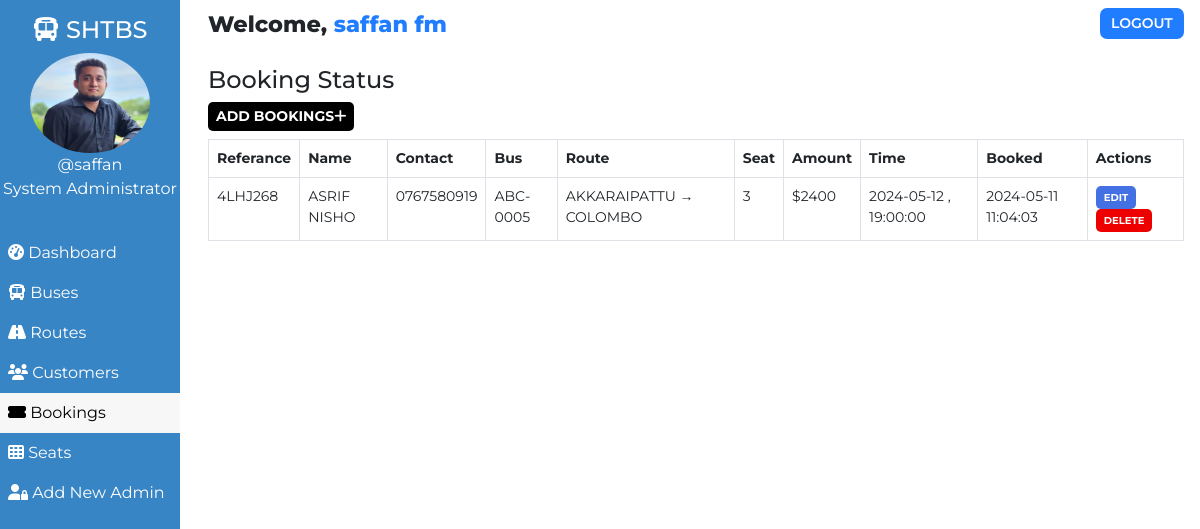
The page /admin/booking.php (signed in) on the database its author committed.
### tables this page shows
CREATE TABLE `users` (
  `user_id` int(11) NOT NULL,
  `user_fullname` varchar(100) NOT NULL,
  `user_name` varchar(30) NOT NULL,
  `user_password` varchar(255) NOT NULL,
  `user_created` datetime NOT NULL DEFAULT current_timestamp()
);

CREATE TABLE `bookings` (
  `id` int(100) NOT NULL,
  `booking_id` varchar(255) NOT NULL,
  `customer_id` varchar(255) NOT NULL,
  `route_id` varchar(255) NOT NULL,
  `customer_route` varchar(200) NOT NULL,
  `booked_amount` int(100) NOT NULL,
  `booked_seat` varchar(100) NOT NULL,
  `booking_created` datetime NOT NULL DEFAULT current_timestamp()
);

CREATE TABLE `customers` (
  `id` int(100) NOT NULL,
  `customer_id` varchar(255) NOT NULL,
  `customer_name` varchar(30) NOT NULL,
  `customer_phone` varchar(10) NOT NULL,
  `customer_created` datetime NOT NULL DEFAULT current_timestamp()
);

CREATE TABLE `routes` (
  `id` int(100) NOT NULL,
  `route_id` varchar(255) NOT NULL,
  `bus_no` varchar(155) NOT NULL,
  `route_cities` varchar(255) NOT NULL,
  `route_dep_date` date NOT NULL,
  `route_dep_time` time NOT NULL,
  `route_step_cost` int(100) NOT NULL,
  `route_created` datetime NOT NULL DEFAULT current_timestamp()
);

### assets/partials/_functions.php (called while the page is built, shortened)
<?php
    function get_from_table($conn, $table, $primaryKey, $pKeyValue, $toget)
    {
        $sql = "SELECT * FROM $table WHERE $primaryKey='$pKeyValue'";
        $result = mysqli_query($conn, $sql);
        $row = mysqli_fetch_assoc($result);
        if($row)
        {
            return $row["$toget"];
        }
        return false;
    }
?>

### admin/booking.php (the view, shortened to what this page needs)
<!DOCTYPE html>
<html lang="en">
<head>
    <link href="https://cdn.jsdelivr.net/npm/bootstrap@5.0.1/dist/css/bootstrap.min.css" rel="stylesheet">
    <?php
        $page="booking";
    ?>
</head>
<body>
    <?php require '../assets/partials/_admin-header.php';?>
        <?php
            $resultSql = "SELECT * FROM `bookings` ORDER BY booking_created DESC";
            $resultSqlResult = mysqli_query($conn, $resultSql);
            if(!mysqli_num_rows($resultSqlResult)){ ?>
                <div class="container mt-4">
                    <div id="noCustomers" class="alert alert-dark " role="alert">
                        <h1 class="alert-heading">No Bookings Found!!</h1>
                        <p class="fw-light">Be the first person to add one!</p>
                        <hr>
                        <div id="addCustomerAlert" class="alert alert-success" role="alert">
                                Click on <button id="add-button" class="button btn-sm"type="button"data-bs-toggle="modal" data-bs-target="#addModal">ADD <i class="fas fa-plus"></i></button> to add a booking!
                        </div>
                    </div>
                </div>
            <?php }
            else { ?>
            <section id="booking">
                <div id="head">
                    <h4>Booking Status</h4>
                </div>
                <div id="booking-results">
                    <div>
                        <button id="add-button" class="button btn-sm"type="button"data-bs-toggle="modal" data-bs-target="#addModal">Add Bookings<i class="fas fa-plus"></i></button>
                    </div>
                    <table class="table table-hover table-bordered">
                        <thead>
                            <th>Referance</th>
                            <th>Name</th>
                            <th>Contact</th>
                            <th>Bus</th>
                            <th>Route</th>
                            <th>Seat</th>
                            <th>Amount</th>
                            <th>Time</th>
                            <th>Booked</th>
                            <th>Actions</th>
                        </thead>
                        <?php
                            while($row = mysqli_fetch_assoc($resultSqlResult))
                            {
                                $id = $row["id"];
                                $customer_id = $row["customer_id"];
                                $route_id = $row["route_id"];
                                $pnr = $row["booking_id"];
                                $customer_name = get_from_table($conn, "customers","customer_id", $customer_id, "customer_name");
                                $customer_phone = get_from_table($conn,"customers","customer_id", $customer_id, "customer_phone");
                                $bus_no = get_from_table($conn, "routes", "route_id", $route_id, "bus_no");
                                $route = $row["customer_route"];
                                $booked_seat = $row["booked_seat"];
                                $booked_amount = $row["booked_amount"];
                                $dep_date = get_from_table($conn, "routes", "route_id", $route_id, "route_dep_date");
                                $dep_time = get_from_table($conn, "routes", "route_id", $route_id, "route_dep_time");
                                $booked_timing = $row["booking_created"];
                        ?>
                        <tr>
                            <td>
                                <?php
                                    echo $pnr;
                                ?>
                            </td>
                            <td>
                                <?php
                                    echo $customer_name;
                                ?>
                            </td>
                            <td>
                                <?php
                                    echo $customer_phone;
                                ?>
                            </td>
                            <td>
                                <?php
                                    echo $bus_no;
                                ?>
                            </td>
                            <td>
                                <?php
                                    echo $route;
                                ?>
                            </td>
                            <td>
                                <?php
                                    echo $booked_seat;
                                ?>
                            </td>
                            <td>
                                <?php
                                    echo '$'.$booked_amount;
                                ?>
                            </td>
                            <td>
                                <?php
                                    echo $dep_date . " , ". $dep_time;
                                ?>
                            </td>
                            <td>
                                <?php
                                    echo $booked_timing;
                                ?>
                            </td>
                            <td>
                            <button class="button btn-sm edit-button" data-link="<?php echo $_SERVER['REQUEST_URI']; ?>" data-customerid="<?php
                                                echo $customer_id;?>" data-id="<?php
                                                echo $id;?>" data-name="<?php
                                                echo $customer_name;?>" data-phone="<?php
                                                echo $customer_phone;?>" >Edit</button>
                                <button class="button delete-button btn-sm" data-bs-toggle="modal" data-bs-target="#deleteModal"
                                data-id="<?php
                                                echo $id;?>" data-bookedseat="<?php
                                                echo $booked_seat;
                                            ?>" data-routeid="<?php
                                            echo $route_id;
                                        ?>"> Delete</button>
                            </td>
                        </tr>
                        <?php
                        }
                    ?>
                    </table>
                </div>
            </section>
            <?php } ?>
        </div>
    </main>
</body>
</html>

### assets/partials/_admin-header.php
<?php
    require '_functions.php';
    $conn = db_connect();
    $user_id = $_SESSION['user_id'];
    $sql = "SELECT * FROM users WHERE user_id = $user_id";
    $result = mysqli_query($conn, $sql);
    if($row = mysqli_fetch_assoc($result))
    {
        $user_fullname = $row["user_fullname"];
        $user_name = $row["user_name"];
    }
?>
    <main id="container">
        <div id="sidebar">
            <h4><i class="fas fa-bus"></i> SHTBS</h4>
            <div>
                <img class="adminDp" src="../assets/img/saf.jpeg" width="120px" height="100px" alt="Admin Profile Pic">
                <p>
                    <?php  echo '@'.$user_name;  ?>
                </p>
                <p>System Administrator</p>
            </div>
            <ul id="options">
                <li class="option <?php if($page=='dashboard'){ echo 'active';}?>">
                    <a href="./dashboard.php">
                    <i class="fas fa-tachometer-alt"></i> Dashboard
                    </a>
                </li>
                <li class="option <?php if($page=='bus'){ echo 'active';}?>">
                    <a href="./bus.php">
                    <i class="fas fa-bus"></i> Buses
                    </a>
                </li>
                <li class="option <?php if($page=='route'){ echo 'active';}?>">
                    <a href="./route.php">
                    <i class="fas fa-road"></i> Routes
                    </a>
                </li>
                <li class="option <?php if($page=='customer'){ echo 'active';}?>">
                    <a href="./customer.php">
                    <i class="fas fa-users"></i> Customers
                    </a>
                </li>
                <li class="option <?php if($page=='booking'){ echo 'active';}?>">
                    <a href="./booking.php">
                    <i class="fas fa-ticket-alt"></i> Bookings
                    </a>
                </li>
                <li class="option <?php if($page=='seat'){ echo 'active';}?>">
                    <a href="./seat.php">
                    <i class="fas fa-th"></i> Seats
                    </a>
                </li>
                <li class="option <?php if($page=='signup'){ echo 'active';}?>">
                    <a href="./signup.php">
                    <i class="fas fa-user-lock"></i> Add New Admin
                    </a>
                </li>
            </ul>
        </div>
        <div id="main-content">
            <section id="welcome">
                <ul>
                    <li class="welcome-item">Welcome,
                        <span id="USER">
                            <?php
                                echo $user_fullname;
                            ?>
                        </span>
                    </li>
                    <li class="welcome-item">
                        <button id="logout" class="btn-sm">
                            <a href="../assets/partials/_logout.php">LOGOUT</a>
                        </button>
                    </li>
                </ul>
            </section>

### assets/styles/admin.php (style rules this page uses)
body { margin: 0; box-sizing: border-box; font-family: 'Montserrat', sans-serif; background-color: white; }
html { scroll-behavior: smooth; }
*, *::after, *::before { box-sizing: inherit; }
#USER { color: #207DFF; }
.adminDp { border-radius: 50%; }
#welcome { background-color: white; }
#welcome ul { display: flex; justify-content: space-between; list-style-type: none; padding: 0; margin: 0; }
#welcome li { margin: 0 1rem; padding: 0.5rem 0; }
#welcome li:first-child { font-weight: 800; font-size: 1.4rem; }
#logout { padding: 0.3rem 0.7rem; background-color: #207DFF; font-weight: 600; outline: none; border: none; border-radius: 7px; }
#logout a { color: white; text-decoration: none; }
@media only screen and (min-width:1000px) { #sidebar { text-align: center; background-color: #3885c5; color: white; width: 15%; position: fixed; top: 0%; padding-top: 1rem; z-index: 2; height: 100vh; } }
@media only screen and (min-width:1000px) { #sidebar p { margin: 0; } }
@media only screen and (min-width:1000px) { #sidebar ul { margin-top: 2rem; } }
@media only screen and (min-width:1000px) { #options { list-style-type: none; text-align: left; padding-left: 0; } }
@media only screen and (min-width:1000px) { .option a { display: block; padding: 0.5rem; text-decoration: none; color: inherit; } }
@media only screen and (min-width:1000px) { .active { background-color:#f7f7f7; color:black; } }
@media only screen and (min-width:1000px) { #main-content { margin-left: 16%; } }

### assets/styles/admin-options.php (style rules this page uses)
* { font-family: Montserrat; }
#booking #head, #customer #head, #route #head, #seat #head, #bus #head { padding-top: 1rem; }
#booking, #customer, #route, #bus, #seat { padding: 0 1rem; }
#booking-results > div, #customer-results > div, #route-results > div, #bus-results > div { margin-bottom: 0.5rem; }
#booking-results button, #customer-results button, #route button, #bus-results button { border-radius: 5px; }
.button { border: none; font-weight: bold; text-transform: uppercase; }
#add-button { background-color: black; color: white; }
table { font-size: 14px; }
table th,td { padding-left: 0.3rem; }
table button { color: white; }
.edit-button { background-color: #4370E2; }
.delete-button { background-color: #EF0000; }
.edit-button, .delete-button { font-size: 10px }

### rows shown on the page
users: user_name "saffan", user_fullname "saffan fm"
bookings: booking "4LHJ268", customer.customer_name "ASRIF NISHO", customer.customer_phone "0767580919", route.bus_no "ABC-0005", customer_route "AKKARAIPATTU → COLOMBO", booked_seat "3", booked_amount "2400", route.route_dep_date "2024-05-12", route.route_dep_time "19:00:00", booking_created "2024-05-11 11:04:03"
